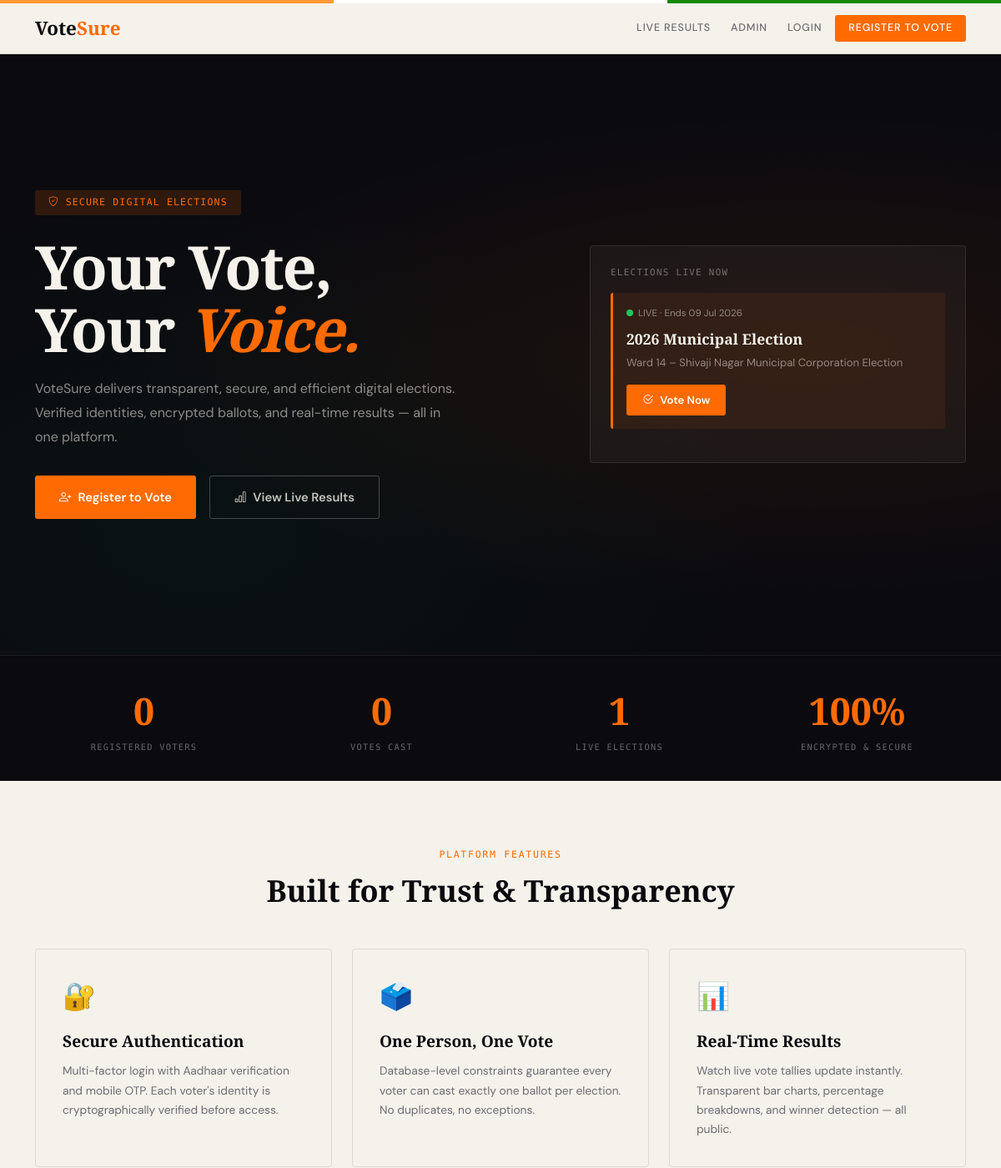
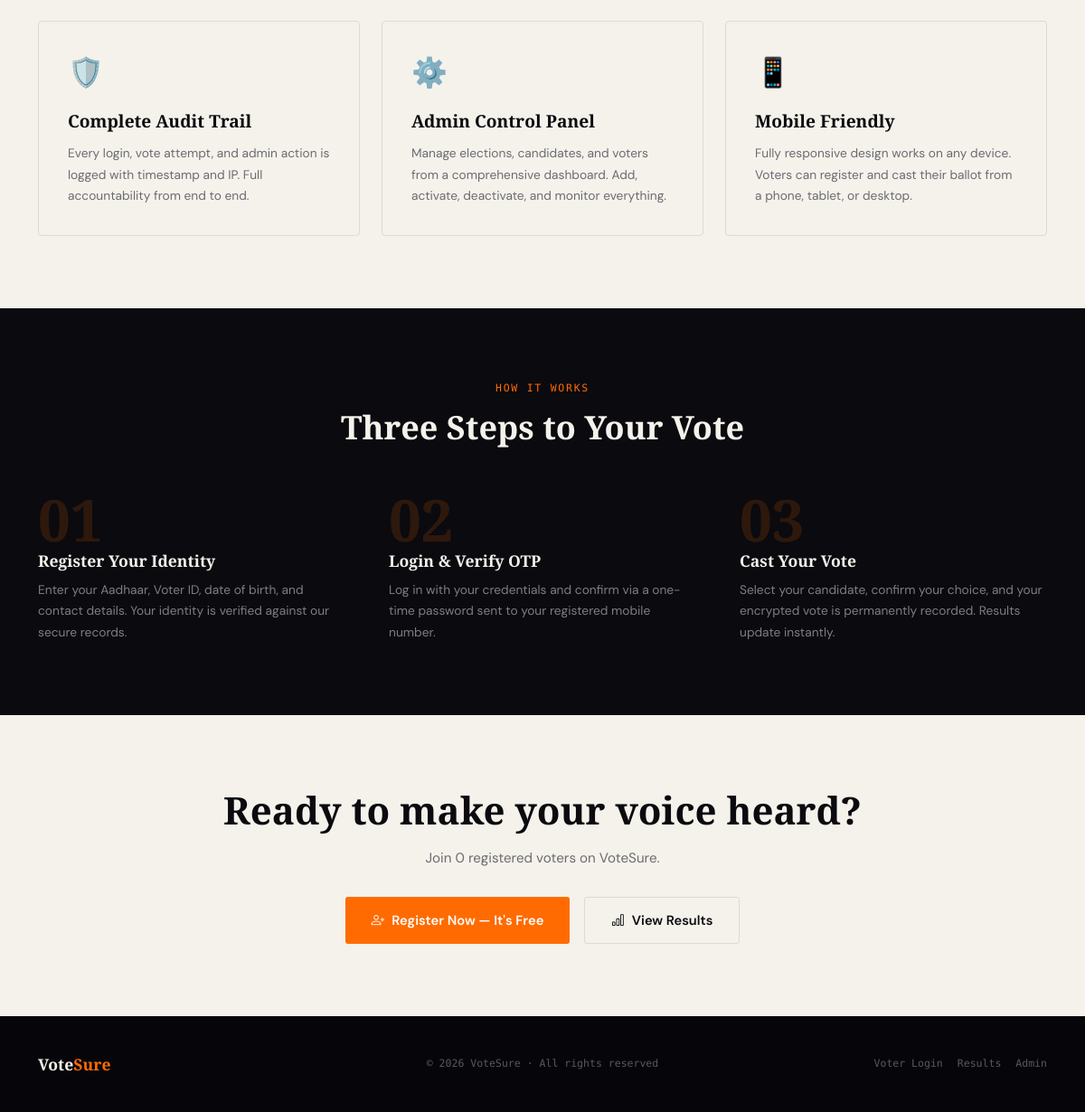
The page / on the database its author committed (2 pictures, top to bottom).
### tables this page shows
CREATE TABLE IF NOT EXISTS elections (
    id          INT AUTO_INCREMENT PRIMARY KEY,
    title       VARCHAR(200) NOT NULL,
    description TEXT,
    start_time  DATETIME     NOT NULL,
    end_time    DATETIME     NOT NULL,
    is_active   TINYINT(1)   DEFAULT 1,
    created_at  DATETIME     DEFAULT CURRENT_TIMESTAMP
);

### index.php (the view, shortened to what this page needs)
<?php
$db = getDB();
$totalVoters   = (int)$db->query("SELECT COUNT(*) FROM voters")->fetchColumn();
$totalVotes    = (int)$db->query("SELECT COUNT(*) FROM votes")->fetchColumn();
$activeElections = $db->query("SELECT * FROM elections WHERE is_active=1 AND NOW() BETWEEN start_time AND end_time ORDER BY id DESC")->fetchAll();
?>
<!DOCTYPE html>
<html lang="en">
<head>
  <link href="https://cdn.jsdelivr.net/npm/bootstrap@5.3.3/dist/css/bootstrap.min.css" rel="stylesheet"/>
  <link href="https://cdn.jsdelivr.net/npm/bootstrap-icons@1.11.3/font/bootstrap-icons.min.css" rel="stylesheet"/>
</head>
<body>
<nav class="navbar navbar-expand-lg vs-navbar sticky-top">
  <div class="container">
    <a class="navbar-brand" href="index.php">Vote<span>Sure</span></a>
    <div class="collapse navbar-collapse" id="navMain">
      <ul class="navbar-nav ms-auto align-items-lg-center gap-2">
        <li><a class="nav-link" href="results.php">Live Results</a></li>
        <li><a class="nav-link" href="admin_login.php">Admin</a></li>
        <li><a class="nav-link" href="register.php">Login</a></li>
        <li>
          <a class="nav-link" href="register.php#register"
             style="background:var(--saffron);color:#fff!important;border-radius:3px;padding:.4rem 1rem;">
            Register to Vote
          </a>
        </li>
      </ul>
    </div>
  </div>
</nav>
<section class="hero">
  <div class="container hero-content">
    <div class="row align-items-center">
      <div class="col-lg-7">
        <div class="hero-tag"><i class="bi bi-shield-check"></i> SECURE DIGITAL ELECTIONS</div>
        <h1 class="hero-title">Your Vote,<br>Your <em>Voice.</em></h1>
        <p class="hero-sub">VoteSure delivers transparent, secure, and efficient digital elections. Verified identities, encrypted ballots, and real-time results — all in one platform.</p>
        <div class="d-flex gap-3 flex-wrap">
          <a href="register.php" class="btn-hero btn-saffron"><i class="bi bi-person-plus"></i> Register to Vote</a>
          <a href="results.php" class="btn-hero btn-outline-paper"><i class="bi bi-bar-chart"></i> View Live Results</a>
        </div>
      </div>
      <div class="col-lg-5 mt-5 mt-lg-0">
        <?php if (!empty($activeElections)): ?>
        <div style="border:1px solid rgba(245,242,235,0.1);border-radius:4px;padding:1.5rem;background:rgba(245,242,235,0.04);">
          <div style="font-family:'DM Mono',monospace;font-size:0.68rem;letter-spacing:0.12em;color:rgba(245,242,235,0.4);margin-bottom:1rem;">ELECTIONS LIVE NOW</div>
          <?php foreach ($activeElections as $el): ?>
          <div class="mb-3 p-3" style="background:rgba(255,107,0,0.08);border-radius:3px;border-left:3px solid var(--saffron);">
            <div style="font-size:0.72rem;margin-bottom:0.5rem;color:rgba(245,242,235,0.5);">
              <span class="live-dot"></span>LIVE · Ends <?= date('d M Y', strtotime($el['end_time'])) ?>
            </div>
            <div style="font-family:'Playfair Display',serif;font-size:1.1rem;font-weight:900;"><?= htmlspecialchars($el['title']) ?></div>
            <?php if($el['description']): ?>
              <div style="font-size:0.82rem;color:rgba(245,242,235,0.5);margin-top:.4rem;"><?= htmlspecialchars(substr($el['description'],0,80)) ?></div>
            <?php endif; ?>
            <a href="register.php" class="btn-hero btn-saffron mt-3" style="padding:.55rem 1.2rem;font-size:.82rem;">
              <i class="bi bi-check2-circle"></i> Vote Now
            </a>
          </div>
          <?php endforeach; ?>
        </div>
        <?php endif; ?>
      </div>
    </div>
  </div>
</section>
<div class="stats-band">
  <div class="container">
    <div class="row g-4 justify-content-center">
      <div class="col-6 col-md-3"><div class="stat-pill"><div class="stat-pill-num"><?= number_format($totalVoters) ?></div><div class="stat-pill-label">Registered Voters</div></div></div>
      <div class="col-6 col-md-3"><div class="stat-pill"><div class="stat-pill-num"><?= number_format($totalVotes) ?></div><div class="stat-pill-label">Votes Cast</div></div></div>
      <div class="col-6 col-md-3"><div class="stat-pill"><div class="stat-pill-num"><?= count($activeElections) ?></div><div class="stat-pill-label">Live Elections</div></div></div>
      <div class="col-6 col-md-3"><div class="stat-pill"><div class="stat-pill-num">100%</div><div class="stat-pill-label">Encrypted & Secure</div></div></div>
    </div>
  </div>
</div>
<section class="features-section">
  <div class="container">
    <div class="text-center mb-5">
      <div style="font-family:'DM Mono',monospace;font-size:0.72rem;letter-spacing:0.15em;color:var(--saffron);margin-bottom:0.8rem;">PLATFORM FEATURES</div>
      <h2 style="font-family:'Playfair Display',serif;font-size:clamp(1.8rem,3vw,2.5rem);font-weight:900;">Built for Trust &amp; Transparency</h2>
    </div>
    <div class="row g-4">
      <div class="col-md-4"><div class="feat-card"><div class="feat-icon">🔐</div><div class="feat-title">Secure Authentication</div><div class="feat-desc">Multi-factor login with Aadhaar verification and mobile OTP. Each voter's identity is cryptographically verified before access.</div></div></div>
      <div class="col-md-4"><div class="feat-card"><div class="feat-icon">🗳️</div><div class="feat-title">One Person, One Vote</div><div class="feat-desc">Database-level constraints guarantee every voter can cast exactly one ballot per election. No duplicates, no exceptions.</div></div></div>
      <div class="col-md-4"><div class="feat-card"><div class="feat-icon">📊</div><div class="feat-title">Real-Time Results</div><div class="feat-desc">Watch live vote tallies update instantly. Transparent bar charts, percentage breakdowns, and winner detection — all public.</div></div></div>
      <div class="col-md-4"><div class="feat-card"><div class="feat-icon">🛡️</div><div class="feat-title">Complete Audit Trail</div><div class="feat-desc">Every login, vote attempt, and admin action is logged with timestamp and IP. Full accountability from end to end.</div></div></div>
      <div class="col-md-4"><div class="feat-card"><div class="feat-icon">⚙️</div><div class="feat-title">Admin Control Panel</div><div class="feat-desc">Manage elections, candidates, and voters from a comprehensive dashboard. Add, activate, deactivate, and monitor everything.</div></div></div>
      <div class="col-md-4"><div class="feat-card"><div class="feat-icon">📱</div><div class="feat-title">Mobile Friendly</div><div class="feat-desc">Fully responsive design works on any device. Voters can register and cast their ballot from a phone, tablet, or desktop.</div></div></div>
    </div>
  </div>
</section>
<section class="how-section">
  <div class="container">
    <div class="text-center mb-5">
      <div style="font-family:'DM Mono',monospace;font-size:0.72rem;letter-spacing:0.15em;color:var(--saffron);margin-bottom:0.8rem;">HOW IT WORKS</div>
      <h2 style="font-family:'Playfair Display',serif;font-size:clamp(1.8rem,3vw,2.5rem);font-weight:900;">Three Steps to Your Vote</h2>
    </div>
    <div class="row g-5">
      <div class="col-md-4">
        <div class="step-num">01</div>
        <div class="step-title">Register Your Identity</div>
        <div class="step-desc">Enter your Aadhaar, Voter ID, date of birth, and contact details. Your identity is verified against our secure records.</div>
      </div>
      <div class="col-md-4">
        <div class="step-num">02</div>
        <div class="step-title">Login &amp; Verify OTP</div>
        <div class="step-desc">Log in with your credentials and confirm via a one-time password sent to your registered mobile number.</div>
      </div>
      <div class="col-md-4">
        <div class="step-num">03</div>
        <div class="step-title">Cast Your Vote</div>
        <div class="step-desc">Select your candidate, confirm your choice, and your encrypted vote is permanently recorded. Results update instantly.</div>
      </div>
    </div>
  </div>
</section>
<section class="cta-section">
  <div class="container">
    <h2 class="cta-title">Ready to make your voice heard?</h2>
    <p style="color:var(--muted);margin-bottom:2rem;font-size:0.95rem;">Join <?= number_format($totalVoters) ?> registered voters on VoteSure.</p>
    <div class="d-flex justify-content-center gap-3 flex-wrap">
      <a href="register.php" class="btn-hero btn-saffron"><i class="bi bi-person-plus"></i> Register Now — It's Free</a>
      <a href="results.php" class="btn-hero" style="border:1.5px solid var(--rule);color:var(--ink);background:transparent;"><i class="bi bi-bar-chart"></i> View Results</a>
    </div>
  </div>
</section>
<footer class="vs-footer">
  <div class="container">
    <div class="row align-items-center g-3">
      <div class="col-md-4">
        <span style="font-family:'Playfair Display',serif;font-size:1.1rem;font-weight:900;color:#f5f2eb;">Vote<span style="color:var(--saffron);">Sure</span></span>
      </div>
      <div class="col-md-4 text-md-center">
        © 2026 VoteSure · All rights reserved
      </div>
      <div class="col-md-4 text-md-end d-flex justify-content-md-end gap-3">
        <a href="register.php" style="color:inherit;text-decoration:none;">Voter Login</a>
        <a href="results.php" style="color:inherit;text-decoration:none;">Results</a>
        <a href="admin_login.php" style="color:inherit;text-decoration:none;">Admin</a>
      </div>
    </div>
  </div>
</footer>
</body>
</html>

### index.php (style rules this page uses)
:root { --saffron:#FF6B00;--saffron-d:#e05a00;--ink:#0a0a0f;--paper:#f5f2eb;--green:#0A7A3E;--muted:#6b6b72;--rule:rgba(10,10,15,0.1); }
body { font-family:'DM Sans',sans-serif;background:var(--paper);color:var(--ink); }
.vs-navbar { background:rgba(245,242,235,0.95)!important;backdrop-filter:blur(16px);border-bottom:1px solid var(--rule); }
.navbar-brand { font-family:'Playfair Display',serif;font-size:1.4rem;font-weight:900;color:var(--ink)!important; }
.navbar-brand span { color:var(--saffron); }
.nav-link { font-size:0.78rem;font-weight:500;letter-spacing:0.07em;text-transform:uppercase;color:var(--muted)!important; }
.hero { background:var(--ink);color:var(--paper);min-height:90vh;display:flex;align-items:center;position:relative;overflow:hidden; }
.hero::before { content:'';position:absolute;inset:0;background:radial-gradient(ellipse at 80% 50%,rgba(255,107,0,0.08) 0%,transparent 60%),radial-gradient(ellipse at 20% 80%,rgba(10,122,62,0.07) 0%,transparent 50%); }
.hero-content { position:relative;z-index:1; }
.hero-tag { display:inline-flex;align-items:center;gap:0.5rem;background:rgba(255,107,0,0.15);color:var(--saffron);padding:0.4rem 1rem;border-radius:2px;font-family:'DM Mono',monospace;font-size:0.72rem;letter-spacing:0.1em;margin-bottom:1.5rem; }
.hero-title { font-family:'Playfair Display',serif;font-size:clamp(2.5rem,6vw,5rem);font-weight:900;letter-spacing:-2px;line-height:1.05;margin-bottom:1.2rem; }
.hero-title em { font-style:italic;color:var(--saffron); }
.hero-sub { font-size:1rem;color:rgba(245,242,235,0.55);line-height:1.8;max-width:46ch;margin-bottom:2rem; }
.btn-hero { display:inline-flex;align-items:center;gap:0.5rem;padding:0.85rem 1.8rem;border-radius:3px;font-family:'DM Sans',sans-serif;font-size:0.92rem;font-weight:600;cursor:pointer;transition:all 0.2s;text-decoration:none;border:none; }
.btn-saffron { background:var(--saffron);color:#fff; }
.btn-outline-paper { background:transparent;color:rgba(245,242,235,0.8);border:1.5px solid rgba(245,242,235,0.25); }
.stats-band { background:var(--ink);border-top:1px solid rgba(245,242,235,0.08);padding:2rem 0; }
.stat-pill { text-align:center; }
.stat-pill-num { font-family:'Playfair Display',serif;font-size:2.8rem;font-weight:900;color:var(--saffron); }
.stat-pill-label { font-family:'DM Mono',monospace;font-size:0.65rem;letter-spacing:0.12em;text-transform:uppercase;color:rgba(245,242,235,0.4);margin-top:0.2rem; }
.features-section { padding:5rem 0; }
.feat-card { border:1px solid var(--rule);border-radius:4px;padding:2rem;height:100%;transition:border-color 0.2s,box-shadow 0.2s; }
.feat-icon { font-size:2rem;margin-bottom:1rem; }
.feat-title { font-family:'Playfair Display',serif;font-size:1.2rem;font-weight:900;margin-bottom:0.6rem; }
.feat-desc { font-size:0.86rem;color:var(--muted);line-height:1.7; }
.how-section { background:var(--ink);color:var(--paper);padding:5rem 0; }
.step-num { font-family:'Playfair Display',serif;font-size:4rem;font-weight:900;color:rgba(255,107,0,0.15);line-height:1; }
.step-title { font-family:'Playfair Display',serif;font-size:1.1rem;font-weight:900; }
.step-desc { font-size:0.86rem;color:rgba(245,242,235,0.5);line-height:1.7;margin-top:0.5rem; }
.live-dot { width:8px;height:8px;background:#22c55e;border-radius:50%;animation:pulse 2s infinite;display:inline-block;margin-right:6px; }
.cta-section { padding:5rem 0;text-align:center; }
.cta-title { font-family:'Playfair Display',serif;font-size:clamp(1.8rem,3.5vw,3rem);font-weight:900;margin-bottom:1rem; }
.vs-footer { background:#06060a;color:rgba(245,242,235,0.35);padding:2.5rem 0;font-size:0.72rem;font-family:'DM Mono',monospace; }

### rows shown on the page
elections: end_time "09 Jul 2026", title "2026 Municipal Election", description "Ward 14 – Shivaji Nagar Municipal Corporation Election"

### other values the page prints
$totalVoters "0"
$totalVotes "0"
count($activeElections) "1"
